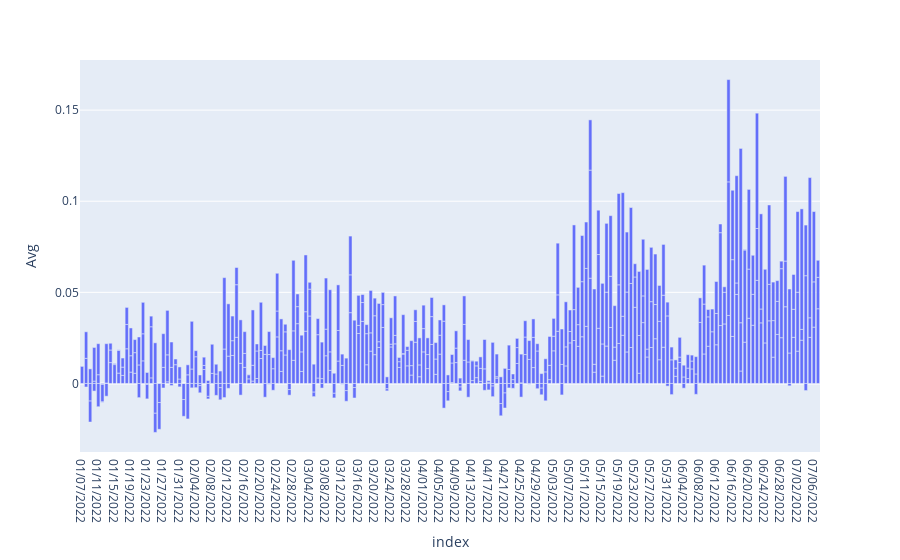

Notebook cell for this chart:
### Code cell
fig2

### Figure 1 — Plotly figure (JSON) as saved in the notebook; plotly's stock layout.template omitted (floating-point values rounded to 4 significant figures; data arrays with more than 128 entries replaced by an {"elided": "..."} marker saying what was removed)
{"data": [{"alignmentgroup": "True", "hovertemplate": "index=%{x}<br>Avg=%{y}<extra></extra>", "legendgroup": "", "marker": {"color": "#636efa"}, "name": "", "offsetgroup": "", "orientation": "v", "showlegend": false, "textposition": "auto", "type": "bar", "x": {"elided": "543 str values"}, "xaxis": "x", "y": {"elided": "543 float values"}, "yaxis": "y"}], "layout": {"barmode": "relative", "legend": {"tracegroupgap": 0}, "margin": {"t": 60}, "xaxis": {"anchor": "y", "domain": [0, 1], "title": {"text": "index"}}, "yaxis": {"anchor": "x", "domain": [0, 1], "title": {"text": "Avg"}}}}
